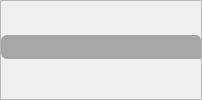
                         <widget class="QFrame" name="frame_29">
                          <property name="frameShape">
                           <enum>QFrame::StyledPanel</enum>
                          </property>
                          <property name="frameShadow">
                           <enum>QFrame::Raised</enum>
                          </property>
                          <layout class="QVBoxLayout" name="verticalLayout_82">
                           <property name="spacing">
                            <number>0</number>
                           </property>
                           <property name="leftMargin">
                            <number>0</number>
                           </property>
                           <property name="topMargin">
                            <number>0</number>
                           </property>
                           <property name="rightMargin">
                            <number>0</number>
                           </property>
                           <property name="bottomMargin">
                            <number>0</number>
                           </property>
                           <item>
                            <widget class="QCustomSlideMenu" name="widget_32" native="true">
                             <property name="sizePolicy">
                              <sizepolicy hsizetype="Preferred" vsizetype="Fixed">
                               <horstretch>0</horstretch>
                               <verstretch>0</verstretch>
                              </sizepolicy>
                             </property>
                             <property name="minimumSize">
                              <size>
                               <width>0</width>
                               <height>30</height>
                              </size>
                             </property>
                             <property name="maximumSize">
                              <size>
                               <width>16777215</width>
                               <height>30</height>
                              </size>
                             </property>
                             <property name="styleSheet">
                              <string notr="true"/>
                             </property>
                             <layout class="QHBoxLayout" name="horizontalLayout_34">
                              <property name="spacing">
                               <number>0</number>
                              </property>
                              <property name="leftMargin">
                               <number>0</number>
                              </property>
                              <property name="topMargin">
                               <number>0</number>
                              </property>
                              <property name="rightMargin">
                               <number>0</number>
                              </property>
                              <property name="bottomMargin">
                               <number>6</number>
                              </property>
                              <item>
                               <widget class="QFrame" name="frame_32">
                                <property name="minimumSize">
                                 <size>
                                  <width>0</width>
                                  <height>0</height>
                                 </size>
                                </property>
                                <property name="styleSheet">
                                 <string notr="true">background-color: rgb(166, 166, 166);
border-radius: 6px</string>
                                </property>
                                <property name="frameShape">
                                 <enum>QFrame::StyledPanel</enum>
                                </property>
                                <property name="frameShadow">
                                 <enum>QFrame::Raised</enum>
                                </property>
                                <layout class="QHBoxLayout" name="horizontalLayout_44">
                                 <property name="spacing">
                                  <number>0</number>
                                 </property>
                                 <property name="leftMargin">
                                  <number>3</number>
                                 </property>
                                 <property name="topMargin">
                                  <number>0</number>
                                 </property>
                                 <property name="rightMargin">
                                  <number>0</number>
                                 </property>
                                 <property name="bottomMargin">
                                  <number>0</number>
                                 </property>
                                 <item>
                                  <widget class="QLabel" name="label_25">
                                   <property name="minimumSize">
                                    <size>
                                     <width>20</width>
                                     <height>20</height>
                                    </size>
                                   </property>
                                   <property name="maximumSize">
                                    <size>
                                     <width>20</width>
                                     <height>20</height>
                                    </size>
                                   </property>
                                   <property name="text">
                                    <string/>
                                   </property>
                                   <property name="pixmap">
                                    <pixmap resource="resources_rc.qrc">:/icon/icons/search.svg</pixmap>
                                   </property>
                                   <property name="scaledContents">
                                    <bool>true</bool>
                                   </property>
                                  </widget>
                                 </item>
                                 <item>
                                  <widget class="CQLineEdit" name="lineEdit_6">
                                   <property name="minimumSize">
                                    <size>
                                     <width>0</width>
                                     <height>30</height>
                                    </size>
                                   </property>
                                   <property name="maximumSize">
                                    <size>
                                     <width>16777215</width>
                                     <height>30</height>
                                    </size>
                                   </property>
                                   <property name="font">
                                    <font>
                                     <pointsize>13</pointsize>
                                    </font>
                                   </property>
                                   <property name="styleSheet">
                                    <string notr="true"/>
                                   </property>
                                  </widget>
                                 </item>
                                 <item>
                                  <widget class="QPushButton" name="backToStructureBtn_2">
                                   <property name="minimumSize">
                                    <size>
                                     <width>20</width>
                                     <height>30</height>
                                    </size>
                                   </property>
                                   <property name="maximumSize">
                                    <size>
                                     <width>20</width>
                                     <height>30</height>
                                    </size>
                                   </property>
                                   <property name="styleSheet">
                                    <string notr="true">#backToStructureBtn_2:pressed {
	background-color: rgb(120, 120, 120);
	border-top-right-radius: 6px; border-bottom-right-radius: 6px;
	border-top-left-radius: 0px; border-bottom-left-radius: 0px;}</string>
                                   </property>
                                   <property name="text">
                                    <string/>
                                   </property>
                                   <property name="icon">
                                    <iconset resource="resources_rc.qrc">
                                     <normaloff>:/icon/icons/arrow-left.svg</normaloff>:/icon/icons/arrow-left.svg</iconset>
                                   </property>
                                   <property name="iconSize">
                                    <size>
                                     <width>20</width>
                                     <height>20</height>
                                    </size>
                                   </property>
                                  </widget>
                                 </item>
                                </layout>
                               </widget>
                              </item>
                             </layout>
                            </widget>
                           </item>
                          </layout>
                         </widget>
